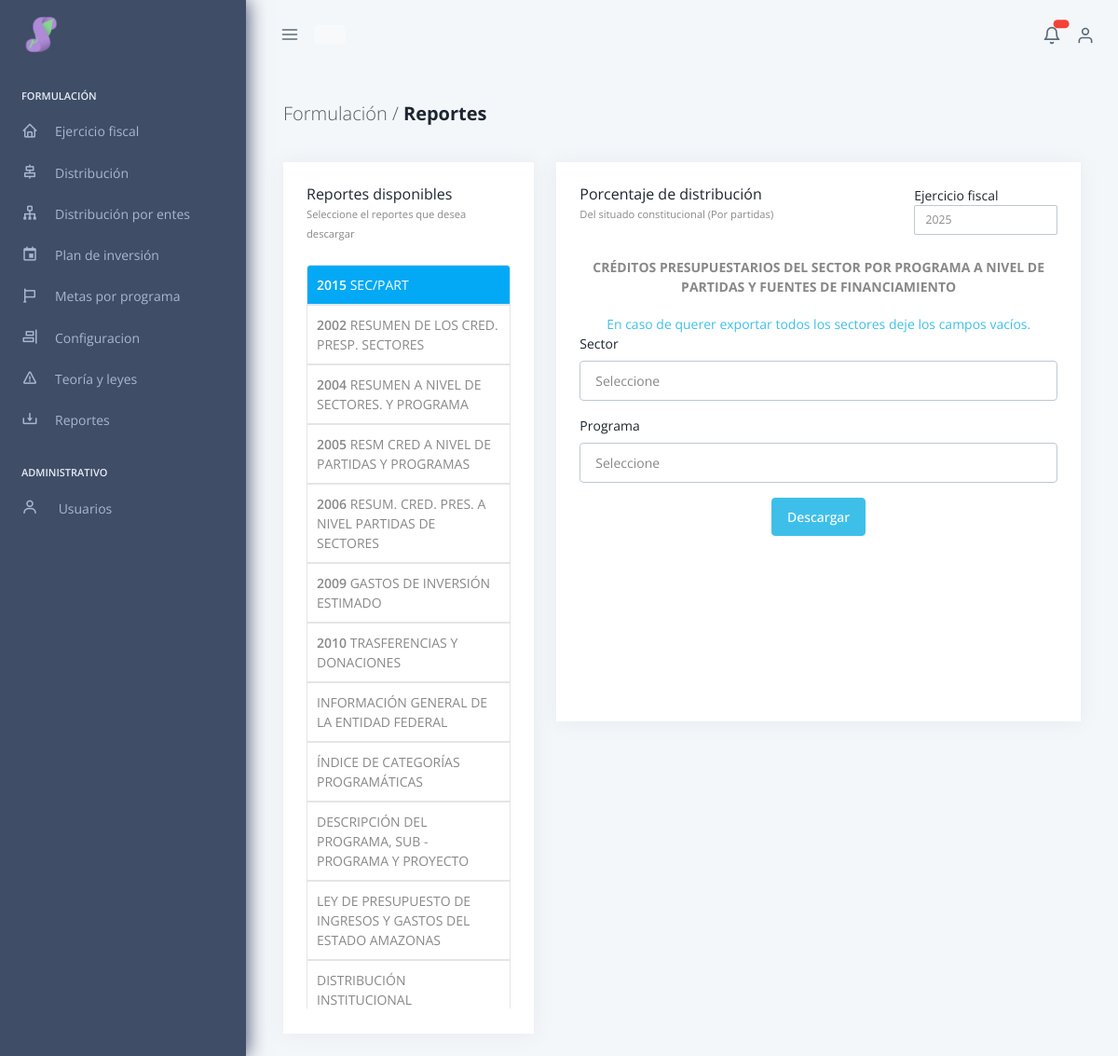
Page /sigob_entes/front/mod_pl_formulacion/form_reportes (signed in) on the committed database.
### tables this page shows
CREATE TABLE `menu` (
  `id` int(1) NOT NULL,
  `oficina` varchar(255) DEFAULT NULL,
  `categoria` varchar(255) DEFAULT NULL,
  `nombre` varchar(255) DEFAULT NULL,
  `dir` varchar(255) DEFAULT NULL,
  `icono` varchar(255) DEFAULT NULL
);

### front/mod_pl_formulacion/form_reportes.php (the view, shortened to what this page needs)
<?php
require_once '../../back/sistema_global/conexion.php';
?>
<!DOCTYPE html>
<html lang="es">
<head>
</head>
<?php require_once '../includes/header.php' ?>
<body data-pc-preset="preset-1" data-pc-sidebar-caption="true" data-pc-direction="ltr" data-pc-theme="light">
  <?php require_once '../includes/menu.php' ?>
  <?php require_once '../includes/top-bar.php' ?>
  <div class="pc-container">
    <div class="pc-content">
      <div class=" d-flex justify-content-between">
        <h4 class="fw-bold py-3 mb-4">
          <span class="text-muted fw-light">Formulación /</span> Reportes
        </h4>
      </div>
      <div class="row ">
        <div class="col-lg-4">
          <div class="card" style="min-height: 75vh;">
            <div class="card-body">
              <div class="d-flex flex-column">
                <div class="card-title  ">
                  <h5 class="mb-0">
                    Reportes disponibles
                  </h5>
                  <small>Seleccione el reportes que desea descargar</small>
                </div>
                <div class="list-group mt-3" style="max-height: 100vh !important;">
                  <a class="list-group-item list-group-item-action pointer active" data-tab-id="2015" data-bs-toggle="tab"><b>2015</b> SEC/PART</a>
                  <a class="list-group-item list-group-item-action pointer" data-tab-id="2002" data-bs-toggle="tab"><b>2002</b> RESUMEN DE LOS CRED. PRESP. SECTORES</a>
                  <a class="list-group-item list-group-item-action pointer" data-tab-id="2004" data-bs-toggle="tab"><b>2004</b> RESUMEN A NIVEL DE SECTORES. Y PROGRAMA</a>
                  <a class="list-group-item list-group-item-action pointer" data-tab-id="2005" data-bs-toggle="tab"><b>2005</b> RESM CRED A NIVEL DE PARTIDAS Y PROGRAMAS</a>
                  <a class="list-group-item list-group-item-action pointer" data-tab-id="2006" data-bs-toggle="tab"><b>2006</b> RESUM. CRED. PRES. A NIVEL PARTIDAS DE SECTORES</a>
                  <a class="list-group-item list-group-item-action pointer" data-tab-id="2009" data-bs-toggle="tab"><b>2009</b> GASTOS DE INVERSIÓN ESTIMADO</a>
                  <a class="list-group-item list-group-item-action pointer" data-tab-id="2010" data-bs-toggle="tab"><b>2010</b> TRASFERENCIAS Y DONACIONES</a>
                  <a class="list-group-item list-group-item-action pointer" data-tab-id="informacion" data-bs-toggle="tab">INFORMACIÓN GENERAL DE LA ENTIDAD FEDERAL</a>
                  <a class="list-group-item list-group-item-action pointer" data-tab-id="indice" data-bs-toggle="tab">ÍNDICE DE CATEGORÍAS PROGRAMÁTICAS</a>
                  <a class="list-group-item list-group-item-action pointer" data-tab-id="descripcion" data-bs-toggle="tab">DESCRIPCIÓN DEL PROGRAMA, SUB - PROGRAMA Y PROYECTO</a>
                  <a class="list-group-item list-group-item-action pointer" data-tab-id="presupuesto" data-bs-toggle="tab">LEY DE PRESUPUESTO DE INGRESOS Y GASTOS DEL ESTADO AMAZONAS</a>
                  <a class="list-group-item list-group-item-action pointer" data-tab-id="distribucion" data-bs-toggle="tab">DISTRIBUCIÓN INSTITUCIONAL</a>
                </div>
              </div>
            </div>
          </div>
        </div>
        <div class="col-lg-8">
          <div class="card mb-3" style="min-height: 75vh;">
            <div class="card-body">
              <div class="d-flex flex-column">
                <div class="card-title  d-flex justify-content-between">
                  <div>
                    <h5 class="mb-0">Porcentaje de distribución</h5>
                    <small>Del situado constitucional (Por partidas)</small>
                  </div>
                  <div style="width: 30%;">
                    <label for="ejercicio_fiscal" class="form-label mb-0">Ejercicio fiscal</label>
                    <select class="form-control form-control-sm" id="ejercicio_fiscal">
                      <?php
                      $stmt = mysqli_prepare($conexion, "SELECT * FROM `ejercicio_fiscal` ORDER BY ano DESC");
                      $stmt->execute();
                      $result = $stmt->get_result();
                      if ($result->num_rows > 0) {
                        while ($row = $result->fetch_assoc()) {
                          echo '<option value="' . $row['id'] . '">' . $row['ano'] . '</option>';
                        }
                      }
                      ?>
                    </select>
                  </div>
                </div>
                <div class="tab-content">
                  <p id="titulo" class="text-center mt-3 text-bold" style="min-height: 45px;">CRÉDITOS PRESUPUESTARIOS DEL SECTOR POR PROGRAMA A NIVEL DE PARTIDAS Y FUENTES DE FINANCIAMIENTO</p>
                  <div id="texto">
                    <div class="text-center text-info">En caso de querer exportar todos los sectores deje los campos vacíos.</div>
                  </div>
                  <div class="tab-pane fade active show" id="2015" role="tabpanel" aria-labelledby="list-home-list">
                    <div class="mb-3 sect-input" id="sect-sector">
                      <label for="sector" class="form-label">Sector</label>
                      <select type="text" class="form-control" id="sector">
                        <option value="">Seleccione</option>
                      </select>
                    </div>
                    <div class="mb-3 sect-input" id="sect-programa">
                      <label for="programa" class="form-label">Programa</label>
                      <select type="text" class="form-control" id="programa">
                        <option value="">Seleccione</option>
                      </select>
                    </div>
                  </div>
                  <div class="mt-3 text-center">
                    <button class="btn btn-info " id="btn-descargar">Descargar</button>
                  </div>
                </div>
              </div>
            </div>
          </div>
        </div>
      </div>
</body>
</html>

### front/includes/menu.php (shortened to what this page needs)
<nav class="pc-sidebar">
  <div class="navbar-wrapper">
    <div class="m-header">
      <img src="../../src/assets/images/logo.png" width="40px" class="img-fluid logo-lg" alt="logo">
    </div>
    <div class="navbar-content">
      <ul class="pc-navbar">
        <?php
        require_once '../../back/sistema_global/conexion.php';
        $oficinas = [
          1 => 'Nomina',
          2 => 'Registro y control',
          3 => 'Relaciones laborales',
          4 => 'Formulación',
          5 => 'Ejecución Presupuestaria',
          6 => 'Entes'
        ];
        echo ' <li class="pc-item pc-caption">
            <label>' . $oficinas[$_SESSION["u_oficina_id"]] . '</label>
            <i data-feather="sidebar"></i>
          </li>';
        $menu = [];
        $oficina = $_SESSION["u_oficina"];
        $stmt = mysqli_prepare($conexion, "SELECT * FROM `menu` WHERE oficina = ?");
        $stmt->bind_param('s', $oficina);
        $stmt->execute();
        $result = $stmt->get_result();
        if ($result->num_rows > 0) {
          while ($row = $result->fetch_assoc()) {
            $listar = ($_SESSION["u_nivel"] == 1 || isset($_SESSION['permisos'][$row['id']]));
            if ($listar) {
              $item = [
                "tipo" => "item",
                "categoria" => $row['categoria'],
                "icono" => $row['icono'] ?? 'bx-error',
                "enlace" => $row['dir'] ?? '#',
                "nombre" => $row['nombre'] ?? 'Sin nombre',
                "sub-item" => null
              ];
              if (is_null($row['categoria'])) {
                $menu[$row['id']] = $item;
              } else {
                if (!isset($menu[$row['categoria']])) {
                  $menu[$row['categoria']] = [
                    "tipo" => "categoria",
                    "categoria" => $row['categoria'],
                    "icono" => $row['icono'] ?? 'bx-error',
                    "enlace" => null,
                    "nombre" => null,
                    "sub-item" => []
                  ];
                }
                $menu[$row['categoria']]['sub-item'][] = [
                  "enlace" => $row['dir'] ?? '#',
                  "nombre" => $row['nombre'] ?? 'Sin nombre'
                ];
              }
            }
          }
        }
        function generarMenu($menu)
        {
          $url_base = constant('URL') . 'front/';
          foreach ($menu as $item) {
            if ($item['tipo'] == 'item') {
              echo '<li class="pc-item">';
              echo '<a href="' . $url_base . htmlspecialchars($item['enlace']) . '" class="pc-link">';
              echo '<span class="pc-micon"><i class="bx ' . htmlspecialchars($item['icono']) . '"></i></span>';
              echo '<span class="pc-mtext">' . htmlspecialchars($item['nombre']) . '</span>';
              echo '</a>';
              echo '</li>';
            } elseif ($item['tipo'] == 'categoria') {
              echo '<li class="pc-item pc-hasmenu">';
              echo '<a class="pc-link">';
              echo '<span class="pc-micon"><i class="bx ' . htmlspecialchars($item['icono']) . '"></i></span>';
              echo '<span class="pc-mtext">' . htmlspecialchars($item['categoria']) . '</span>';
              echo '</a>';
              echo '</li>';
            }
          }
        }
        generarMenu($menu);
        if ($_SESSION["u_nivel"] == '1') { ?>
          <li class="pc-item pc-caption">
            <label>Administrativo</label>
          </li>
          <li class="pc-item pc-hasmenu">
            <a href="#!" class="pc-link">
              <span class="pc-micon">
                <i class='bx bx-user'></i>
              </span>
              <span class="pc-mtext">Usuarios</span><span class="pc-arrow"><i class="ti ti-chevron-right"></i></span>
            </a>
          </li>
        <?php } ?>
      </ul>
    </div>
  </div>
</nav>

### front/mod_pl_formulacion/form_reportes.php (style rules this page uses)
h5 { font-size: 1rem !important; white-space: nowrap !important; overflow: hidden !important; text-overflow: ellipsis !important; }

### rows in the picture
menu: nombre "Ejercicio fiscal"
menu: nombre "Distribución"
menu: nombre "Distribución por entes"
menu: nombre "Plan de inversión"
menu: nombre "Metas por programa"
menu: nombre "Reportes"

### other values in the picture
$oficinas[$_SESSION["u_oficina_id"]] "FORMULACIÓN"
$item['categoria'] "Configuracion"
$item['categoria'] "Teoría y leyes"
form field value "2025"
